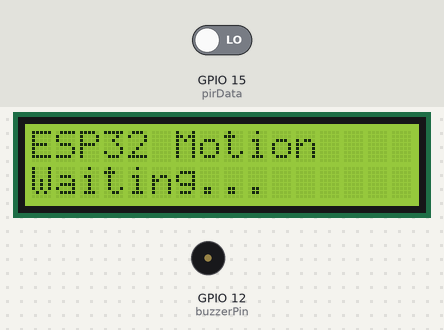
Recording of a sketch running on a simulated ESP32. On the bench: 16×2 character LCD, buzzer (waves = sounding). The inputs (shaded band) are chosen by the test bench; at power-on: GPIO 15 (pirData) LOW. What the sketch prints to the serial monitor is not drawn.

Above: at 1.2 s.
1.3 s: GPIO 15 (pirData) driven HIGH
At 1.4 s:
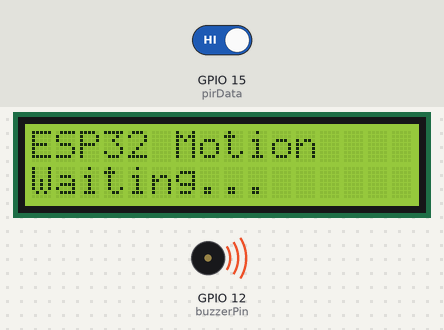
6.7 s: GPIO 15 (pirData) driven LOW
At 8.2 s:
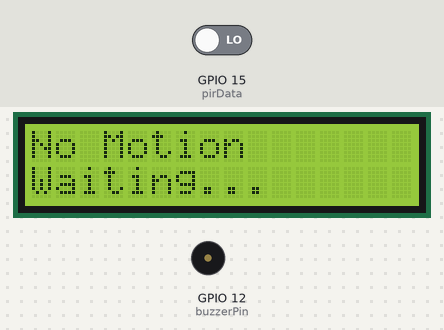
8.8 s: GPIO 15 (pirData) driven HIGH
At 15.5 s:
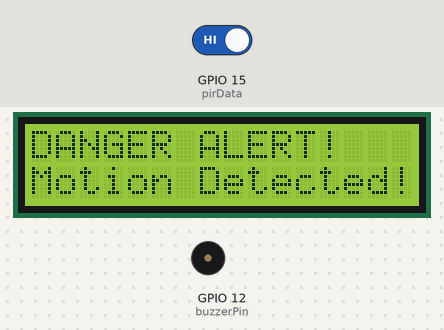
Timing chart, 0 to 17.0 s (numbered marks = the images above; inputs shaded):
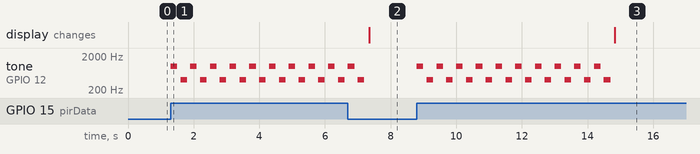

Measured:
- after the input at 1.3 s, tone on GPIO 12 (buzzerPin): silent → 1000 Hz at once, then repeats every 0.60 s: silent 0.10 s, 400 Hz 0.20 s, silent 0.10 s, 1000 Hz 0.20 s
- after the input at 6.7 s, the display: changes after 0.65 s (image 2)
- after the input at 8.8 s, tone on GPIO 12 (buzzerPin): silent → 1000 Hz at once, then repeats every 0.60 s: silent 0.10 s, 400 Hz 0.20 s, silent 0.10 s, 1000 Hz 0.20 s, until it stays silent from 14.7 s; the display: changes after 6.0 s (image 3)

The sketch:

Motion-detected.ino
```cpp
#include <Wire.h>
#include <LiquidCrystal_I2C.h>

// กำหนดขา I2C สำหรับ ESP32
#define SDA_PIN 21
#define SCL_PIN 22

// กำหนดที่อยู่ I2C ของจอ LCD
LiquidCrystal_I2C lcd(0x27, 16, 2);

// กำหนดขาของ PIR sensor และ Buzzer
const int pirData = 15;  // ขาของ PIR sensor
const int buzzerPin = 12; // ขาของ Buzzer

int pirState = LOW;      // สถานะ PIR
int value = 0;           // ค่าที่อ่านจาก PIR sensor

// ความถี่สำหรับไซเรน
const int sirenHigh = 1000;  // ความถี่สูง
const int sirenLow = 400;    // ความถี่ต่ำ
const int sirenDuration = 200; // ระยะเวลาแต่ละโน้ต
const int sirenPause = 100;   // ระยะเวลาหยุด

void playPoliceSiren() {
  for (int i = 0; i < 10; i++) {   // เล่นเสียงไซเรน 10 ครั้ง
    tone(buzzerPin, sirenHigh);     // เล่นเสียงสูง
    delay(sirenDuration);           // เล่นเสียงเป็นระยะเวลา
    noTone(buzzerPin);              // หยุดเสียง
    delay(sirenPause);              // หยุดชั่วขณะ

    tone(buzzerPin, sirenLow);      // เล่นเสียงต่ำ
    delay(sirenDuration);           // เล่นเสียงเป็นระยะเวลา
    noTone(buzzerPin);              // หยุดเสียง
    delay(sirenPause);              // หยุดชั่วขณะ
  }
}

void setup() {
  Wire.begin(SDA_PIN, SCL_PIN);
  pinMode(pirData, INPUT);
  pinMode(buzzerPin, OUTPUT);
  digitalWrite(buzzerPin, LOW); // ปิด Buzzer

  lcd.init();
  lcd.backlight();
  lcd.setCursor(0, 0);
  lcd.print("ESP32 Motion");
  lcd.setCursor(0, 1);
  lcd.print("Waiting...");
  Serial.begin(115200);
}

void loop() {
  value = digitalRead(pirData);

  if (value == HIGH) {
    if (pirState == LOW) {
      playPoliceSiren();  // เล่นเสียงไซเรน

      lcd.clear();
      lcd.setCursor(0, 0);
      lcd.print("DANGER ALERT!");
      lcd.setCursor(0, 1);
      lcd.print("Motion Detected!");
      Serial.println("Motion detected!");
      pirState = HIGH;
    }
  } else {
    if (pirState == HIGH) {
      noTone(buzzerPin); // ปิดเสียง Buzzer

      lcd.clear();
      lcd.setCursor(0, 0);
      lcd.print("No Motion");
      lcd.setCursor(0, 1);
      lcd.print("Waiting...");
      Serial.println("Motion ended!");
      pirState = LOW;
    }
  }
}
```
